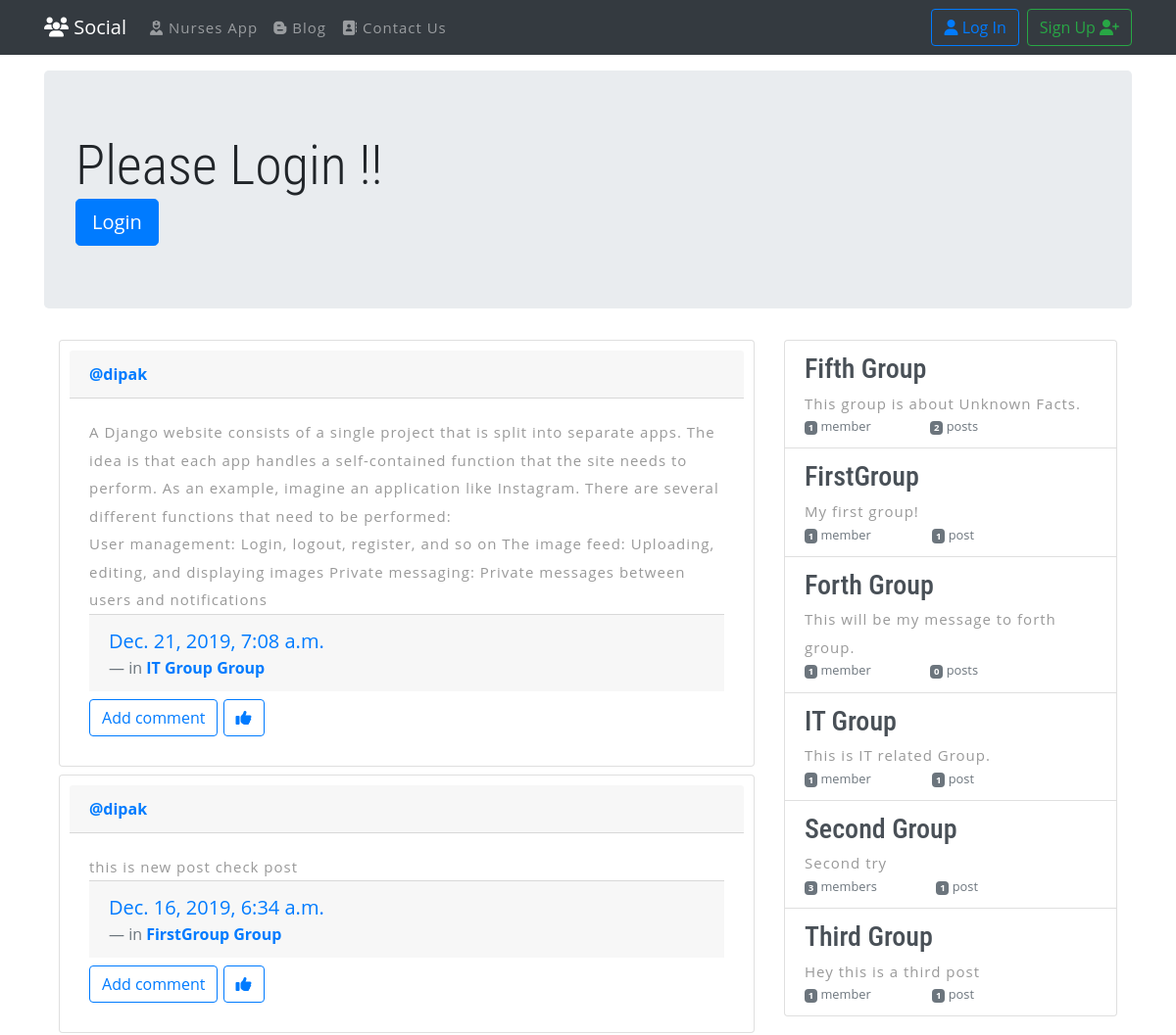
The app's page / (upper part), older data.
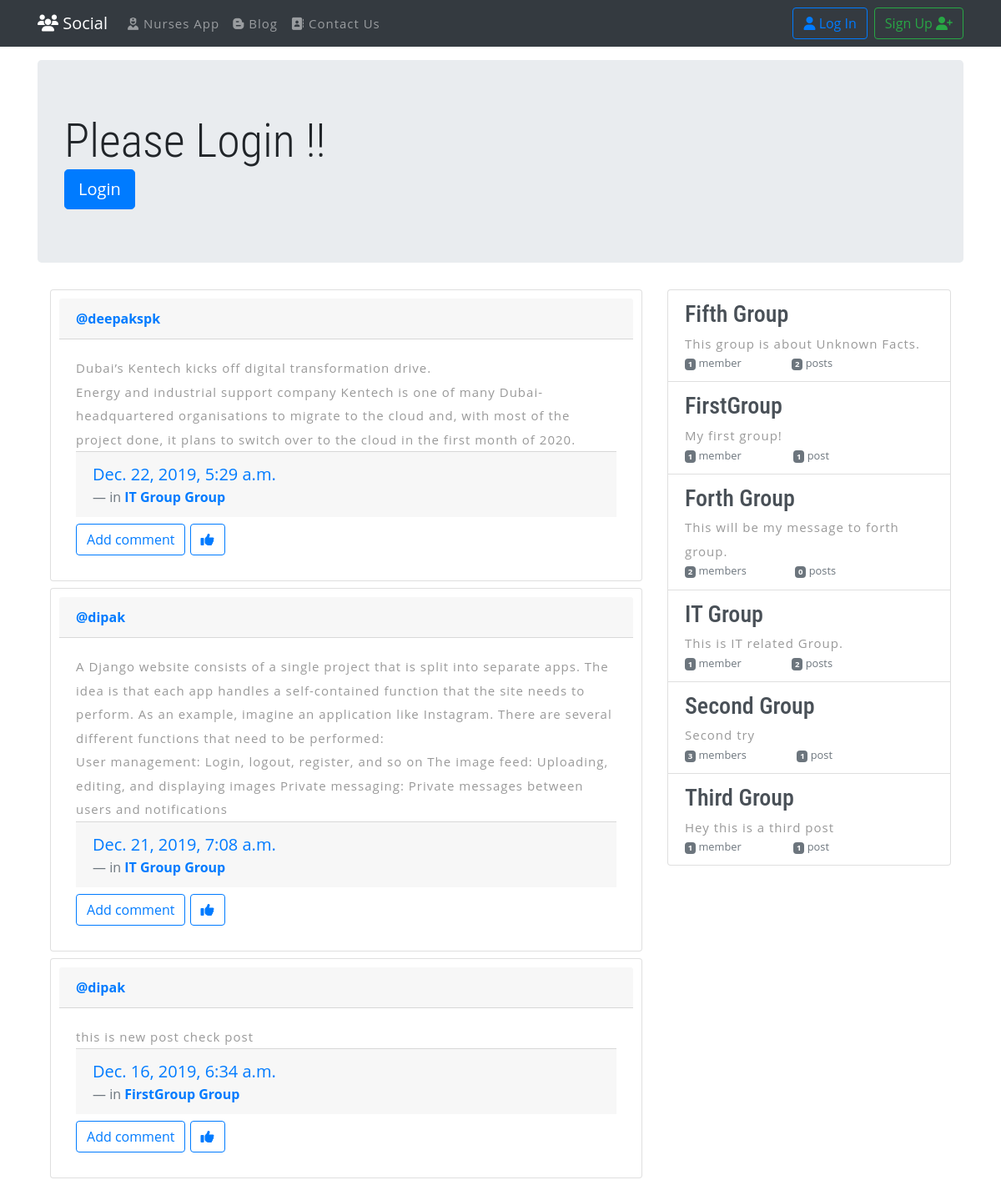
The same page, newer data.
### posts/models.py (models this page shows, shortened)
class Post(models.Model):
    user = models.ForeignKey(User, related_name="posts",on_delete=models.CASCADE)
    created_at = models.DateTimeField(auto_now=True)
    message = models.TextField()
    message_html = models.TextField(editable=False)
    group = models.ForeignKey(Group, related_name="posts",null=True, blank=True,on_delete=models.CASCADE)
    class Meta:
        ordering = ["-created_at"]
        unique_together = ["user", "message"]

### groups/models.py (models this page shows, shortened)
class Group(models.Model):
    name = models.CharField(max_length=255, unique=True)
    slug = models.SlugField(allow_unicode=True, unique=True)
    description = models.TextField(blank=True, default='')
    description_html = models.TextField(editable=False, default='', blank=True)
    members = models.ManyToManyField(User,through="GroupMember")
    class Meta:
        ordering = ["name"]

### posts/views.py (the view)
# urls.py: path("", views.PostListView.as_view(), name="post_list"),
class PostListView(generic.ListView):
    template_name = 'index.html'
    model = models.Post
    select_related = ("user", "group")
    context_object_name = 'post_list'
    def get_queryset(self):
        return models.Post.objects.all()
    def get_context_data(self, *args, **kwargs):
        context = super(PostListView,self).get_context_data(*args,**kwargs)
        context['posts'] = models.Post.objects.all()
        context['groups'] = models.Group.objects.all()
        return context

### templates/index.html (shortened to what this page needs)
{% extends "posts/post_base.html" %}
{% load staticfiles %}
{% block content %}
<div class="jumbotron mt-3">
    {% if user.is_authenticated %}
      <p class="lead">Welcome to the Groups Page! Select a Group with a shared interest!!!</p>
      <a class="btn btn-success my-20 my-sm-0 ml-2" href="{% url 'posts:create' %}" class="btn btn-simple">Create Post</a>
      <a class="btn btn-warning my-20 my-sm-0 ml-2" href="{% url 'groups:all' %}" class="btn btn-simple">View All Groups</a>
      <a class="btn btn-primary my-20 my-sm-0 ml-2" href="{% url 'groups:create' %}" class="btn btn-simple">Create Group</a>
    {% else %}
    <h1 class="display-4">Please Login !!</h1>
    <a class="btn btn-primary btn-lg" href="{% url 'accounts:login' %}" role="button">Login</a>
    {% endif %}
  </div>
{% load humanize %}
{% block post_content %}
{% block group_content %}
<div class="container">
<div class="row">
  <div class="col-md-8">
    {% for post in post_list %}
    {% include "posts/_post.html" %}
    {% endfor %}
  </div>
  <div class="col-md-4">
    <div class="list-group">
  		{% for group in groups %}
      <a href="{% url 'groups:single' slug=group.slug %}"
      class="list-group-item list-group-item-action flex-column align-items-start">
  			<h3 class="mb-1">{{ group.name }}</h3>
  			<p class="mb-1">{{ group.description_html|safe }}</p>
  			<div class="d-flex w-40 justify-content-between">
  				<small class="text-muted"><span class="badge badge-secondary">
  					{{ group.members.count }}</span> member{{ group.members.count|pluralize }}</small>
  				<small class="text-muted"><span class="badge badge-secondary">
  					{{ group.posts.count }}</span> post{{ group.posts.count|pluralize }}</small>
  			</div>
        </a>
  		{% endfor %}
  	</div>
  </div>
</div>
</div>
{% endblock %}
{% endblock %}
{% endblock %}

### posts/templates/posts/_post.html (shortened to what this page needs)
<div class="card mb-2">
  <div class="card-header">
    <strong><a href="{% url 'posts:for_user' username=post.user.username %}">@{{ post.user.username }}</a></strong>
  </div>
  <div class="card-body">
    <blockquote class="blockquote mb-0">
      <h5>{{ post.message_html|safe }}</h5>
      <div class="card-footer text-muted">
        <time class="time"><a href="{% url 'posts:post_detail' username=post.user.username pk=post.pk %}">{{ post.created_at }}</a></time>
        {% if post.group %}
        <footer2 class="blockquote-footer"><span class="group-name">in <strong><a href="{% url 'groups:all' %}">{{ post.group.name }} Group</a></strong></span></footer>
      </div>
      <a class="btn btn-outline-primary mt-2  " href="{% url 'posts:add_comment_to_post' username=post.user.username pk=post.pk %}">Add comment</a>
      <a class="btn btn-outline-primary mt-2  " href="#"><i class="fas fa-thumbs-up"></i></a>
    </blockquote>
  </div>
</div>
{% endif %}

Row changes from the older to the newer data that the page shows:
added Post: user.username "deepakspk", message_html "Dubai’s Kentech kicks off digital transformation drive. Energy and industrial support company Kentech is one of many Dubai-headquartered organisations to migrate to the cloud and, with most of the project done, it plans to switch over to the cloud in the first month of 2020.", created_at "Dec. 22, 2019, 5:29 a.m.", group.name "IT Group"
computed for Group "Forth Group": members.count "1" → "2"
computed for Group "IT Group": posts.count "1" → "2"
